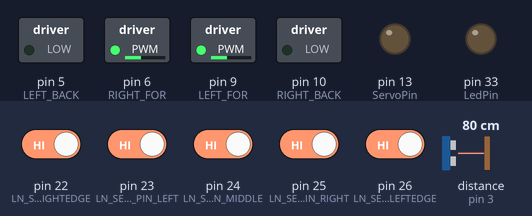
Simulated run of this sketch. Board: Arduino Mega 2560, built with avr-gcc and run on an emulated ATmega2560. Shown: switched loads named in the sketch (green lamp = pin HIGH), output pins drawn as LEDs (lit = HIGH). Wiring (inferred from the names in the program): ultrasonic range finder: trigger pin 3; echo pin 3. Inputs (shaded band) come from the test bench; at power-on: pin 22 (LN_SENS_PIN_RIGHTEDGE), pin 23 (LN_SENS_PIN_LEFT), pin 24 (LN_SENS_PIN_MIDDLE), pin 25 (LN_SENS_PIN_RIGHT), pin 26 (LN_SENS_PIN_LEFTEDGE) HIGH, distance to the obstacle (sensor on pin 3) 80 cm. The echo pulse lasts 58.3 µs per cm.

Above: at 1.7 s.
1.8 s: distance to the obstacle (sensor on pin 3) set to 12 cm
3.3 s: distance to the obstacle (sensor on pin 3) set to 9 cm
At 3.72 s:
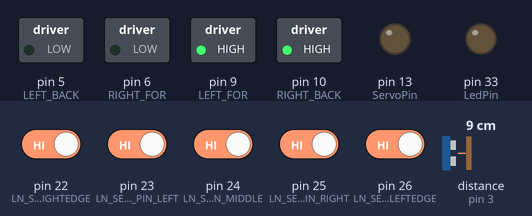
At 4.84 s:
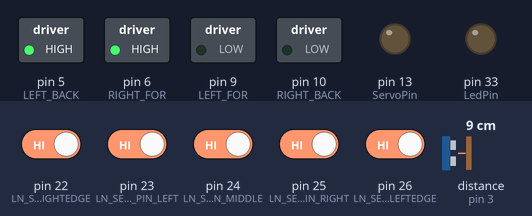
Timing chart, 0 to 15.3 s (numbered marks = the images above; inputs shaded):
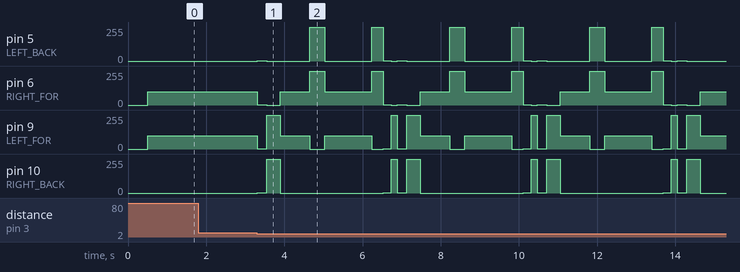

Measured:
- the behaviour switches between 11 and 10 cm on distance to the obstacle (sensor on pin 3) (found by bisection; images 0 and 1)
- after the input at 1.8 s, every drawn part: stays the same

The sketch:

NITRObot_Line_following_with_obstacle_avoidance.ino
```cpp
//Line_following_5_sensors
#include <Arduino.h>

// The rangefinders work well to show the distance to objects from around
// 1 inch (2 cm) to around 9 feet away (3 meters), but they have trouble when
// they aren't approximately at a right angle to the object they are detecting.
// If the angle is too great (over about 15 degrees) not enough of the sound
// bounces back for it to get a reliable range.

//#include <Servo.h>

#define LEFT_FOR 9    // PWMB
#define LEFT_BACK 5   // DIRB  ---  Left
#define RIGHT_FOR 6   // PWMA
#define RIGHT_BACK 10 // DIRA  ---  Right

#define LN_SENS_PIN_RIGHTEDGE 22 // right edge sensor - Connected to D1 pin of the sensor
// #define LN_SENS_PIN_RIGHT 23       // right sensor - Connected to D2 pin of the sensor
#define LN_SENS_PIN_RIGHT 25  // right sensor - Connected to D2 pin of the sensor
#define LN_SENS_PIN_MIDDLE 24 // middle sensor - Connected to D3 pin of the sensor
// #define LN_SENS_PIN_LEFT 25       // left sensor Connected to D4 pin of the sensor
#define LN_SENS_PIN_LEFT 23     // left sensor Connected to D4 pin of the sensor
#define LN_SENS_PIN_LEFTEDGE 26 // left edge sensor - Connected to D5 pin of the sensor
#define LN_SENS_CALIB_PIN 27    // Connected to CAL pin of the sensor
#define LN_SENS_ANALOG_PIN A15  // Connected to AN pin of the sensor

const int LeftIrAvoidancePin = 12;
const int RightIrAvoidancePin = A5;
const int UltrasonicPin = 3;
const int RgbPin = 2;
const int ServoPin = 13;
const int LedPin = 33;

// Robot parameters:
// Robot length measured on the robot is 25.0 cm.
// Robot width measured on the robot is  16.7 cm.

// Maze parameters:
// In order for the robot to be able to safely make an U turn,
// we will choose the maze width to be 3 times the robot width,
// which is equal to 50.1, we will approximate this value to 50 cm.
const int MazeCorridorWidth = 50;

// Tresholds:
const float FrontDistanceTreshold = MazeCorridorWidth / 2;
const float WallToCorridorMiddle = MazeCorridorWidth / 2;
const float SideCorridorTreshold = MazeCorridorWidth;

const float CenterLineTolerance = 2.5; // plus/minus how many cm are acceptable to consider the movement to be on the center line...
                                       // +- 1 cm from centerline is considered straight movement!!!
const float SharpTurnTreshold = 15.0;  // Measured by experiments with the robot
const int WallFollowingSide = -90;     //Set: -90 for right wall following or +90 for left wall following
                                       //we will add this value to the servo position i.e. myservo.write(90 + WallFollowingSide);
                                       // in order to set to which side the servo should move (0 or 180 degrees)
//Servo parameters
const int FrontServoAngle = 90;
const int SideServoAngle = FrontServoAngle + WallFollowingSide; //(0 or 180 degrees)
const int FrontServoDelay = 90;
const int SideServoDelay = 90;

const int LeftSpeed =100; //да се подбере оптималната скорост на левия двигател
const int RightSpeed =100; //да се подбере оптималната скорост на десния двигател

float maxDistance = 130.0;
int speedLeft = LeftSpeed;
int speedRight = RightSpeed;
int currentState = 0;

//Servo myservo;

void moveForward();
void moveBackward();
void turnLeft();
void turnRight();
void stopMoving();
float getDistance(int servoAngle, int delayAfterServoMovement); //read the Ultasonic Sensor pointing at the given servo angle


int rightEdge();

//-----------------------------------------------

void setup()
{
  pinMode(LN_SENS_PIN_RIGHTEDGE, INPUT);
  pinMode(LN_SENS_PIN_RIGHT, INPUT);
  pinMode(LN_SENS_PIN_MIDDLE, INPUT);
  pinMode(LN_SENS_PIN_LEFT, INPUT);
  pinMode(LN_SENS_PIN_LEFTEDGE, INPUT);
  // pinMode(LN_SENS_CALIB_PIN, OUTPUT);
  pinMode(LN_SENS_ANALOG_PIN, INPUT);

  pinMode(ServoPin, OUTPUT);
  pinMode(LEFT_FOR, OUTPUT);
  pinMode(LEFT_BACK, OUTPUT);
  pinMode(RIGHT_FOR, OUTPUT);
  pinMode(RIGHT_BACK, OUTPUT);
  pinMode(UltrasonicPin, OUTPUT);
  pinMode(LedPin, OUTPUT);
  Serial.begin(9600);

  // moveForward();
  delay(500);
}

//---------------------------------------------------------

void loop()
{
 //
 int leftEdge = digitalRead(LN_SENS_PIN_RIGHTEDGE);
 int left = digitalRead(LN_SENS_PIN_RIGHT);
 int mid = digitalRead(LN_SENS_PIN_MIDDLE);
 int right = digitalRead(LN_SENS_PIN_LEFT);
 int rightEdge = digitalRead(LN_SENS_PIN_LEFTEDGE);

  if ((leftEdge == 0) && (left == 0) && (mid == 1) && (right == 0) && (rightEdge == 0)) //                0 0 1 0 0
  {
    currentState = 1;
    Serial.println("case1");
  }
  else if ((leftEdge == 0) && (left == 1) && (mid == 1) && (right == 0) && (rightEdge == 0)) //           0 1 1 0 0
  {
    currentState = 2;
     Serial.println("case2");
  }
  else if ((leftEdge == 0) && (left == 1) && (mid == 0) && (right == 0) && (rightEdge == 0)) //         0 1 0 0 0
  {
    currentState = 3;
     Serial.println("case3");
  }
  else if ((leftEdge == 1) && (left == 1) && (mid == 0) && (right == 0) && (rightEdge == 0)) //       1 1 0 0 0
  {
    currentState = 4;
     Serial.println("case4");
  }
  else if ((leftEdge == 1) && (left == 0) && (mid == 0) && (right == 0) && (rightEdge == 0)) //     1 0 0 0 0
  {
    currentState = 5;
     Serial.println("case5");
  }
  else if ((leftEdge == 0) && (left == 0) && (mid == 1) && (right == 1) && (rightEdge == 0)) //           0 0 1 1 0
  {
    currentState = 6;
     Serial.println("case6");
  }
  else if ((leftEdge == 0) && (left == 0) && (mid == 0) && (right == 1) && (rightEdge == 0)) //         0 0 0 1 0
  {
    currentState = 7;
    Serial.println("case7");
  }
  else if ((leftEdge == 0) && (left == 0) && (mid == 0) && (right == 1) && (rightEdge == 1)) //       0 0 0 1 1
  {
    currentState = 8;
     Serial.println("case8");
  }
  else if ((leftEdge == 0) && (left == 0) && (mid == 0) && (right == 0) && (rightEdge == 1)) //     0 0 0 0 1
  {
    currentState = 9;
    Serial.println("case9");
  }
  else if (((leftEdge == 1) && (left == 1) && (mid == 0) && (right == 1) && (rightEdge == 1))|| // 1 1 0 1 1
          ((leftEdge == 1) && (left == 0) && (mid == 0) && (right == 1) && (rightEdge == 1))|| // 1 0 0 1 1
          ((leftEdge == 1) && (left == 1) && (mid == 0) && (right == 0) && (rightEdge == 1))|| // 1 1 0 0 1
          ((leftEdge == 1) && (left == 1) && (mid == 1) && (right == 0) && (rightEdge == 1))|| // 1 1 1 0 1
          ((leftEdge == 1) && (left == 0) && (mid == 1) && (right == 1) && (rightEdge == 1)))  // 1 0 1 1 1
 {
   currentState = 10;
 }
 else
 {
   moveForward();
 }

 if (frontThreshold()<10){

   stopMoving();   //стоп
    delay(250);
    speedLeft = 255;
    speedRight = 255;
    turnRight();
    delay(350);   //завой на дясно на 90 градуза (задава се продължителността на завоя)
    speedLeft = LeftSpeed;
    speedRight = RightSpeed;
    moveForward();  // придвижване 20 см напред (задава се продължителността на придвижването)
    delay(750);
    speedLeft = 255;
    speedRight = 255;
    turnLeft();
    delay(380);  //завой на ляво на 90 градуза (задава се продължителността на завоя)
    speedLeft = LeftSpeed;
    speedRight = RightSpeed;
    moveForward();
    delay(1200);  // придвижване 30 см напред (задава се продължителността на придвижването)
    speedLeft = 255;
    speedRight = 255;
    turnLeft();  //завой на ляво на 80 градуза (задава се продължителността на завоя)
    delay(300);
     stopMoving();
     delay(100);
     leftEdge = digitalRead(LN_SENS_PIN_RIGHTEDGE);
     left = digitalRead(LN_SENS_PIN_RIGHT);
     mid = digitalRead(LN_SENS_PIN_MIDDLE);
    right = digitalRead(LN_SENS_PIN_LEFT);
    rightEdge = digitalRead(LN_SENS_PIN_LEFTEDGE);
   while ((leftEdge == 0) && (left == 0) && (mid ==0) && (right == 0) && (rightEdge == 0))
   {
    speedLeft = LeftSpeed;
    speedRight = RightSpeed;
    moveForward();
     leftEdge = digitalRead(LN_SENS_PIN_RIGHTEDGE);
     left = digitalRead(LN_SENS_PIN_RIGHT);
     mid = digitalRead(LN_SENS_PIN_MIDDLE);
    right = digitalRead(LN_SENS_PIN_LEFT);
    rightEdge = digitalRead(LN_SENS_PIN_LEFTEDGE);
    }
     stopMoving();
     delay(100);
   speedLeft = 255;      //въртене на дясно
    speedRight = 255;
    turnRight();
    delay(150);
   }

  switch (currentState)
  {
  case 1:
    speedLeft = LeftSpeed;
    speedRight = RightSpeed;
    moveForward();
    Serial.println("1");
    break;
  case 2:
    speedLeft = LeftSpeed * .6;
    speedRight = 180;
    moveForward();
    Serial.println("2");
    break;
  case 3:
    speedLeft = LeftSpeed * .4;
    speedRight = 200;
    moveForward();
    Serial.println("3");
    break;
  case 4:
    speedLeft = LeftSpeed * .3;
    speedRight = 220;
    Serial.println("4");
    moveForward();
    break;
  case 5:
    speedLeft = LeftSpeed * .2;
    speedRight = 255;
    moveForward();
    Serial.println("5");
    break;
  case 6:
    speedLeft = 180;
    speedRight = RightSpeed * .6;
    moveForward();
    Serial.println("6");
    break;
  case 7:
    speedLeft = 200;
    speedRight = RightSpeed * .4;
    moveForward();
    Serial.println("7");
    break;
  case 8:
    speedLeft = 220;
    speedRight = RightSpeed * .3;
    moveForward();
    Serial.println("8");
    break;
  case 9:
    speedLeft = 255;
    speedRight = RightSpeed * .2;
    moveForward();
     Serial.println("9");
    break;
  case 10:
    stopMoving();
     delay(1000);
    Serial.println("10");
    break;
  default:
    break;
  }
}

//==================================== FUNCTIONS =====================================================

void moveForward() // Move forward
{
  analogWrite(LEFT_FOR, abs(speedLeft));
  analogWrite(LEFT_BACK, LOW);
  analogWrite(RIGHT_FOR, abs(speedRight));
  analogWrite(RIGHT_BACK, LOW);
}

void moveBackward() // Move backward
{
  analogWrite(LEFT_FOR, LOW);
  analogWrite(LEFT_BACK, abs(speedLeft));
  analogWrite(RIGHT_FOR, LOW);
  analogWrite(RIGHT_BACK, abs(speedRight));
}

void turnLeft() // Turn Left
{
  analogWrite(LEFT_FOR, LOW);
  analogWrite(LEFT_BACK, speedLeft);
  analogWrite(RIGHT_FOR, speedLeft);
  analogWrite(RIGHT_BACK, LOW);
}

void turnRight() // Turn Right
{
  analogWrite(LEFT_FOR, speedRight);
  analogWrite(LEFT_BACK, LOW);
  analogWrite(RIGHT_FOR, LOW);
  analogWrite(RIGHT_BACK, speedRight);
}

void stopMoving() // Stop movement
{
  analogWrite(LEFT_FOR, HIGH);
  analogWrite(LEFT_BACK, HIGH);
  analogWrite(RIGHT_FOR, HIGH);
  analogWrite(RIGHT_BACK, HIGH);
}

float frontThreshold()
{
  float distance;
  pinMode(UltrasonicPin, OUTPUT);
  digitalWrite(UltrasonicPin, LOW);
  delayMicroseconds(2);
  digitalWrite(UltrasonicPin, HIGH);
  delayMicroseconds(10);
  digitalWrite(UltrasonicPin, LOW);
  pinMode(UltrasonicPin, INPUT);
  distance = pulseIn(UltrasonicPin, HIGH) / 58.00;
  return distance;
}
```
